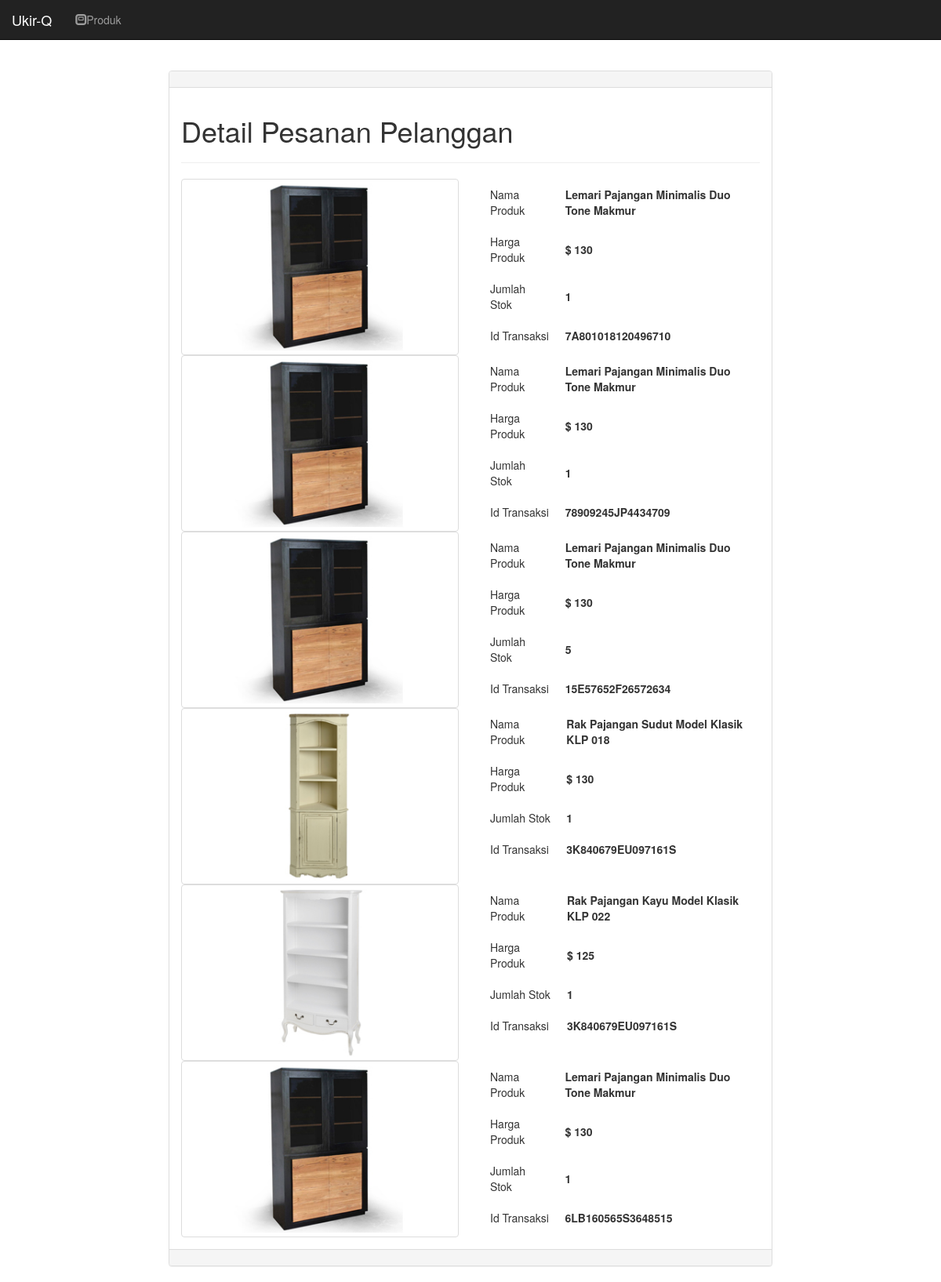
/customer_order.php (signed in), run on the app's committed database.
### tables this page shows
CREATE TABLE `orders` (
  `order_id` int(11) NOT NULL,
  `user_id` int(11) NOT NULL,
  `product_id` int(11) NOT NULL,
  `qty` int(11) NOT NULL,
  `trx_id` varchar(255) NOT NULL,
  `p_status` varchar(20) NOT NULL
);

CREATE TABLE `products` (
  `product_id` int(100) NOT NULL,
  `product_cat` int(11) NOT NULL,
  `product_brand` int(100) NOT NULL,
  `product_title` varchar(255) NOT NULL,
  `product_price` int(100) NOT NULL,
  `product_qty` int(11) NOT NULL,
  `product_desc` text NOT NULL,
  `product_image` text NOT NULL,
  `product_keywords` text NOT NULL
);

### customer_order.php (the view, shortened to what this page needs)
<!DOCTYPE html>
<html>
	<head>
		<link rel="stylesheet" href="css/bootstrap.min.css"/>
	</head>
<body>
	<div class="navbar navbar-inverse navbar-fixed-top">
		<div class="container-fluid">
			<div class="navbar-header">
				<a href="#" class="navbar-brand">Ukir-Q</a>
			</div>
			<ul class="nav navbar-nav">
				<li><a href="index.php"><span class="glyphicon glyphicon-modal-window"></span>Produk</a></li>
			</ul>
		</div>
	</div>
	<p><br/></p>
	<p><br/></p>
	<p><br/></p>
	<div class="container-fluid">
		<div class="row">
			<div class="col-md-2"></div>
			<div class="col-md-8">
				<div class="panel panel-default">
					<div class="panel-heading"></div>
					<div class="panel-body">
						<h1>Detail Pesanan Pelanggan</h1>
						<hr/>
						<?php
							include_once("db.php");
							$user_id = $_SESSION["uid"];
							$orders_list = "SELECT o.order_id,o.user_id,o.product_id,o.qty,o.trx_id,o.p_status,p.product_title,p.product_price,p.product_image FROM orders o,products p WHERE o.user_id='$user_id' AND o.product_id=p.product_id";
							$query = mysqli_query($con,$orders_list);
							if (mysqli_num_rows($query) > 0) {
								while ($row=mysqli_fetch_array($query)) {
									?>
										<div class="row">
											<div class="col-md-6">
												<img style="float:right;" src="product_images/<?php echo $row['product_image']; ?>" class="img-responsive img-thumbnail"/>
											</div>
											<div class="col-md-6">
												<table>
													<tr><td>Nama Produk</td><td><b><?php echo $row["product_title"]; ?></b> </td></tr>
													<tr><td>Harga Produk</td><td><b><?php echo "$ ".$row["product_price"]; ?></b></td></tr>
													<tr><td>Jumlah Stok</td><td><b><?php echo $row["qty"]; ?></b></td></tr>
													<tr><td>Id Transaksi</td><td><b><?php echo $row["trx_id"]; ?></b></td></tr>
												</table>
											</div>
										</div>
									<?php
								}
							}
						?>
					</div>
					<div class="panel-footer"></div>
				</div>
			</div>
			<div class="col-md-2"></div>
		</div>
	</div>
</body>
</html>

### customer_order.php (style rules this page uses)
table tr td { padding:10px; }

### data on the page
orders: product.product_image (picture), product.product_title "Lemari Pajangan Minimalis Duo Tone Makmur", product.product_price "130", qty "1", trx "7A801018120496710"
orders: product.product_image (picture), product.product_title "Lemari Pajangan Minimalis Duo Tone Makmur", product.product_price "130", qty "1", trx "78909245JP4434709"
orders: product.product_image (picture), product.product_title "Lemari Pajangan Minimalis Duo Tone Makmur", product.product_price "130", qty "5", trx "15E57652F26572634"
orders: product.product_image (picture), product.product_title "Rak Pajangan Sudut Model Klasik KLP 018", product.product_price "130", qty "1", trx "3K840679EU097161S"
orders: product.product_image (picture), product.product_title "Rak Pajangan Kayu Model Klasik KLP 022", product.product_price "125", qty "1", trx "3K840679EU097161S"
orders: product.product_image (picture), product.product_title "Lemari Pajangan Minimalis Duo Tone Makmur", product.product_price "130", qty "1", trx "6LB160565S3648515"
